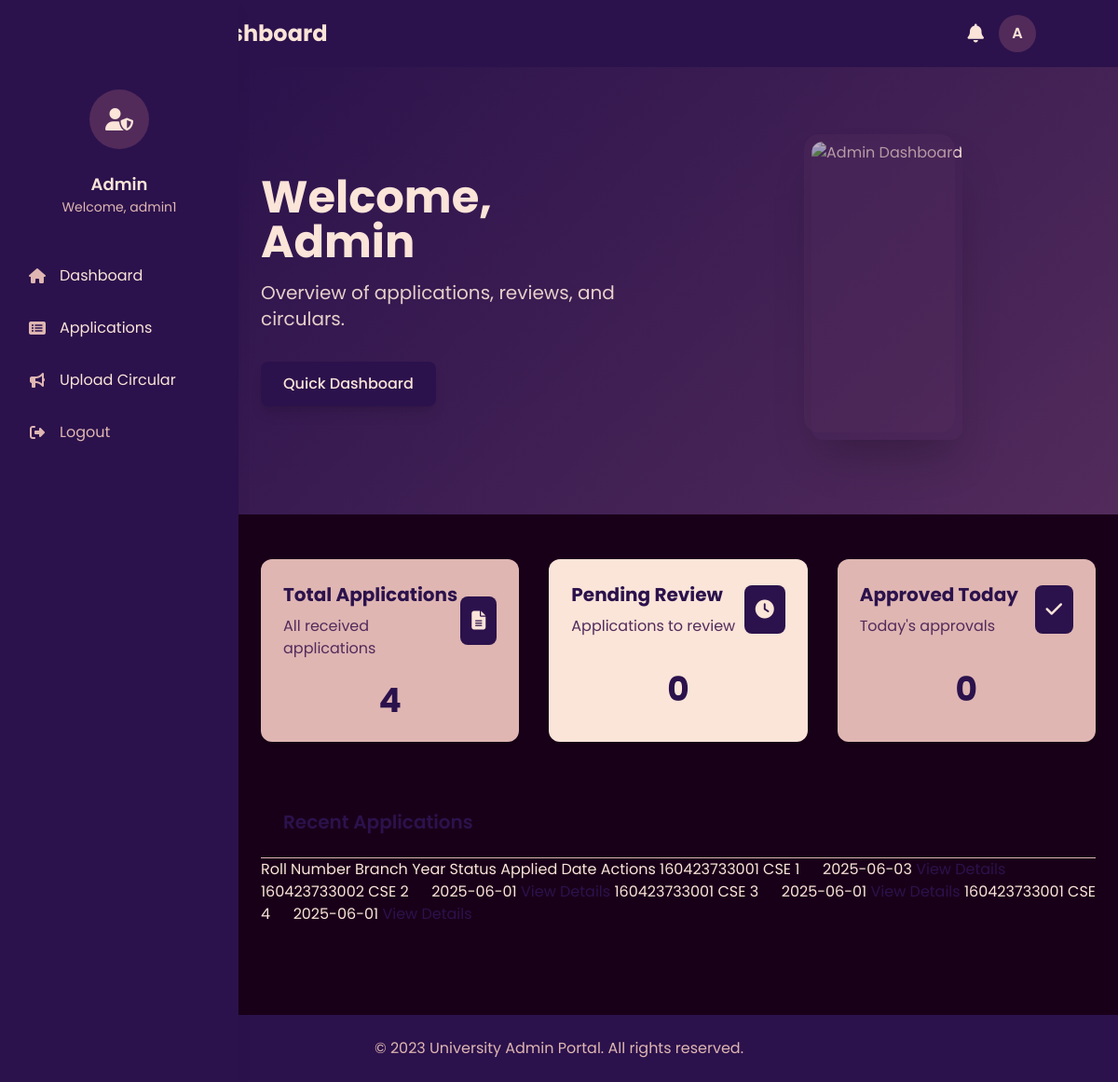
Page /admin_dashboard (signed in) on the earlier database version.
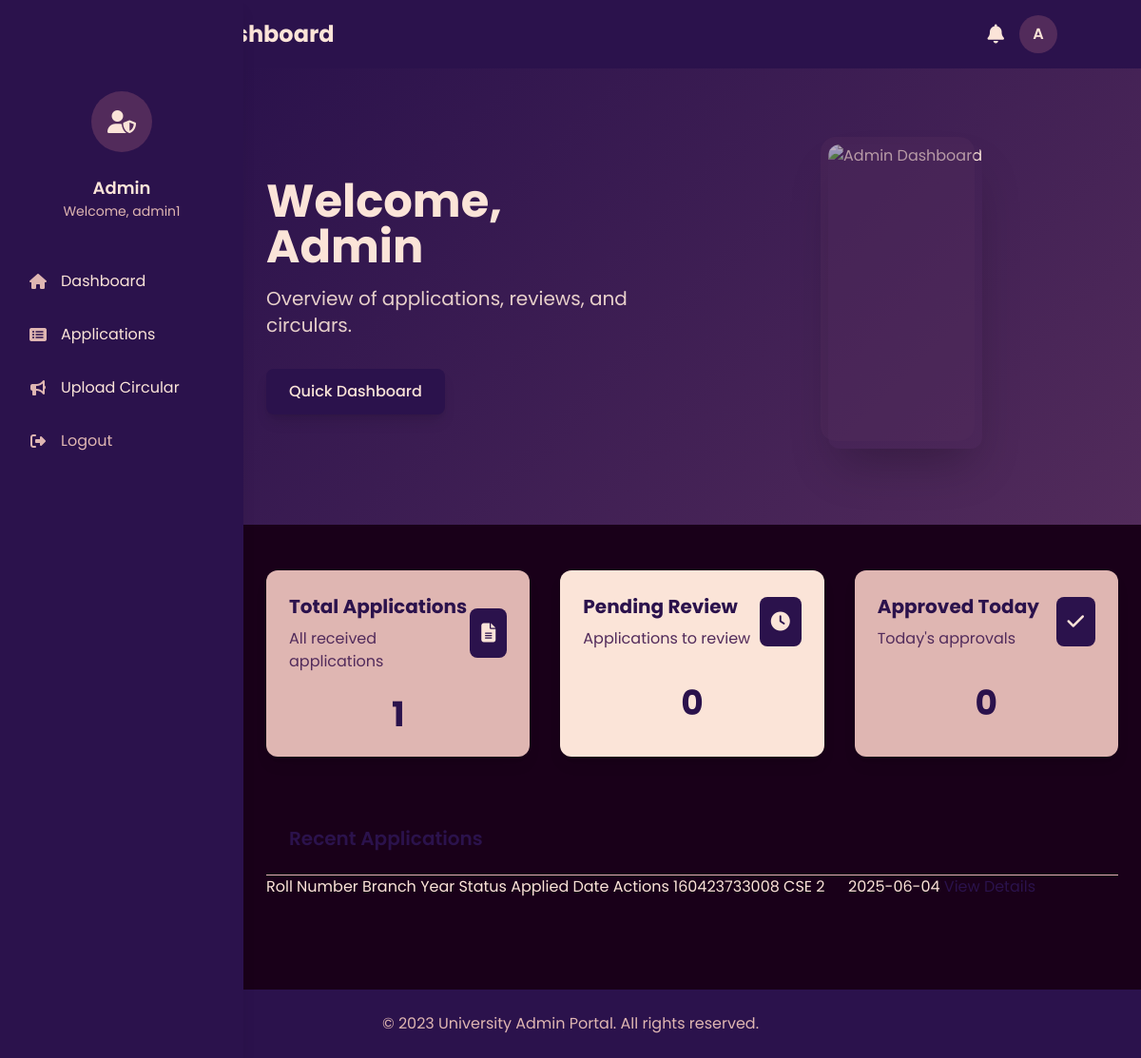
Same page on the later database version.
### models.py (models this page shows, shortened)
class ScholarshipApplication(db.Model):
    id = db.Column(db.String(20), primary_key=True)
    roll_number = db.Column(db.String(80), nullable=False)
    branch = db.Column(db.String(80), nullable=False)
    year = db.Column(db.String(20), nullable=False)
    lateral_entry = db.Column(db.Boolean, default=False)  # LE field
    scholarship_state = db.Column(db.String(80), default='pending')
    created_at = db.Column(db.DateTime, default=datetime.utcnow)

### main.py (the view)
@app.route('/admin_dashboard')
def admin_dashboard():
    if 'admin_id' not in session or session.get('user_type') != 'admin':
        return redirect(url_for('admin_login'))
    try:
        total_applications = ScholarshipApplication.query.count()
        pending_applications = ScholarshipApplication.query.filter_by(scholarship_state='pending').count()
        today = datetime.now().date()
        approved_today = ScholarshipApplication.query\
            .filter(
                ScholarshipApplication.scholarship_state == 'approved',
                func.date(ScholarshipApplication.created_at) == today
            ).count()
        recent_applications = ScholarshipApplication.query\
            .order_by(ScholarshipApplication.created_at.desc())\
            .limit(5)\
            .all()
        return render_template(
            'admin_dashboard.html',
            username=session.get('admin_id'),
            total_applications=total_applications,
            pending_applications=pending_applications,
            approved_today=approved_today,
            recent_applications=recent_applications
        )
    except Exception as e:
        print(f"Error loading admin dashboard: {str(e)}")
        return redirect(url_for('admin_login'))

### templates/admin_dashboard.html (shortened to what the changed rows need)
<!DOCTYPE html>
<html lang="en">
<head>
    <script src="https://cdn.tailwindcss.com"></script>
    <link rel="stylesheet" href="https://cdnjs.cloudflare.com/ajax/libs/font-awesome/6.4.0/css/all.min.css">
</head>
<body class="min-h-screen">
    <header class="bg-[#2B124C] py-4 px-6 shadow-lg">
        <div class="container mx-auto flex justify-between items-center">
            <div class="flex items-center space-x-2">
                <h1 class="text-xl md:text-2xl font-bold text-[#FBE4D8]">Admin Dashboard</h1>
            </div>
        </div>
    </header>
    <aside class="fixed top-0 left-0 h-full w-64 bg-[#2B124C] shadow-lg z-40 flex flex-col pt-24 hidden md:flex">
        <div class="flex flex-col items-center space-y-6">
            <div class="text-center">
                <h2 class="text-lg font-semibold text-[#FBE4D8]">Admin</h2>
            </div>
        </div>
    </aside>
    <div class="md:ml-64">
        <section class="hero-gradient">
            <div class="container mx-auto px-6 py-12 md:py-20">
                <div class="flex flex-col md:flex-row items-center">
                    <div class="md:w-1/2 mb-10 md:mb-0 md:pr-10">
                        <h1 class="text-3xl md:text-5xl font-bold mb-4 text-[#FBE4D8]">Welcome, Admin</h1>
                    </div>
                </div>
            </div>
        </section>
        <main class="container mx-auto px-6 py-12">
            <div class="grid grid-cols-1 md:grid-cols-3 gap-8">
                <div class="flex flex-col h-full bg-[#DFB6B2] rounded-xl p-6 shadow-lg transition-all duration-300 card-hover">
                    <div class="flex-grow flex items-center justify-center">
                        <span class="text-4xl font-bold text-[#2B124C]">{{ total_applications|default(0) }}</span>
                    </div>
                </div>
                <div class="flex flex-col h-full bg-[#FBE4D8] rounded-xl p-6 shadow-lg transition-all duration-300 card-hover">
                </div>
                <div class="flex flex-col h-full bg-[#DFB6B2] rounded-xl p-6 shadow-lg transition-all duration-300 card-hover">
                </div>
            </div>
                <div class="p-6 border-b border-[#DFB6B2]">
                    <h2 class="text-xl font-semibold text-[#2B124C]">Recent Applications</h2>
                </div>
                <div class="overflow-x-auto">
                        <thead class="bg-[#DFB6B2]">
                            <tr>
                                <th class="px-6 py-3 text-left text-xs font-medium text-[#522B5B] uppercase">Roll Number</th>
                                <th class="px-6 py-3 text-left text-xs font-medium text-[#522B5B] uppercase">Branch</th>
                                <th class="px-6 py-3 text-left text-xs font-medium text-[#522B5B] uppercase">Year</th>
                                <th class="px-6 py-3 text-left text-xs font-medium text-[#522B5B] uppercase">Status</th>
                                <th class="px-6 py-3 text-left text-xs font-medium text-[#522B5B] uppercase">Applied Date</th>
                                <th class="px-6 py-3 text-left text-xs font-medium text-[#522B5B] uppercase">Actions</th>
                            </tr>
                        </thead>
                        <tbody class="bg-[#FBE4D8] divide-y divide-[#DFB6B2]">
                            {% for application in recent_applications|default([]) %}
                            <tr class="hover:bg-[#DFB6B2]">
                                <td class="px-6 py-4 whitespace-nowrap text-sm font-medium text-[#2B124C]">
                                    {{ application.roll_number }}
                                </td>
                                <td class="px-6 py-4 whitespace-nowrap text-sm text-[#522B5B]">
                                    {{ application.branch }}
                                </td>
                                <td class="px-6 py-4 whitespace-nowrap text-sm text-[#522B5B]">
                                    {{ application.year }}
                                </td>
                                <td class="px-6 py-4 whitespace-nowrap text-sm text-[#522B5B]">
                                    {{ application.created_at.strftime('%Y-%m-%d') }}
                                </td>
                                <td class="px-6 py-4 whitespace-nowrap text-sm font-medium">
                                    <a href="#" class="text-[#2B124C] hover:text-[#522B5B]">View Details</a>
                                </td>
                            </tr>
                            {% endfor %}
                        </tbody>
                </div>
            </div>
</body>
</html>

Differences in the rows shown:
removed ScholarshipApplication: roll_number "160423733001", branch "CSE", year "1", created_at "2025-06-03"
removed ScholarshipApplication: roll_number "160423733002", branch "CSE", year "2", created_at "2025-06-01"
removed ScholarshipApplication: roll_number "160423733001", branch "CSE", year "3", created_at "2025-06-01"
removed ScholarshipApplication: roll_number "160423733001", branch "CSE", year "4", created_at "2025-06-01"
added ScholarshipApplication: roll_number "160423733008", branch "CSE", year "2", created_at "2025-06-04"
Other differences:
{{ total_applications|default(0) }}: "4" → "1"
